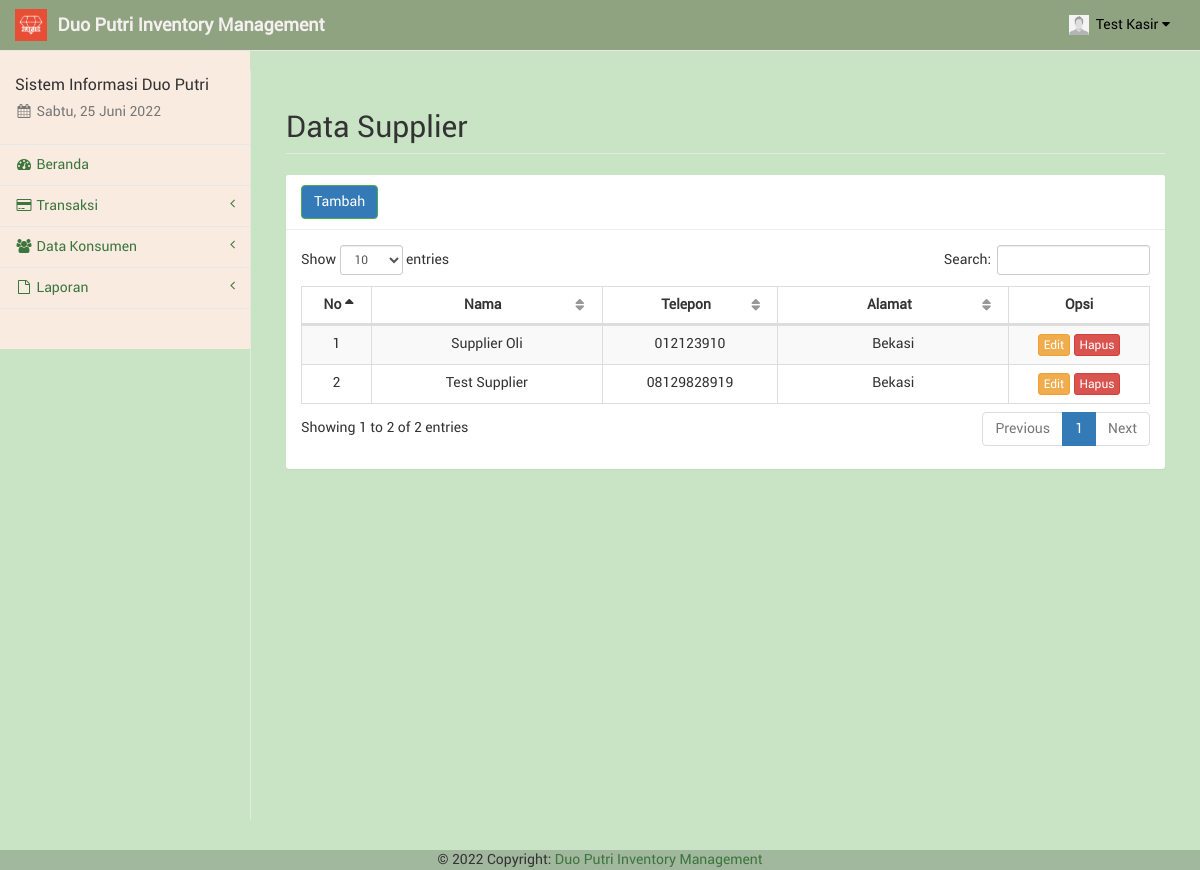
/kasir/supplier.php (signed in), run on an earlier commit of the app's database.
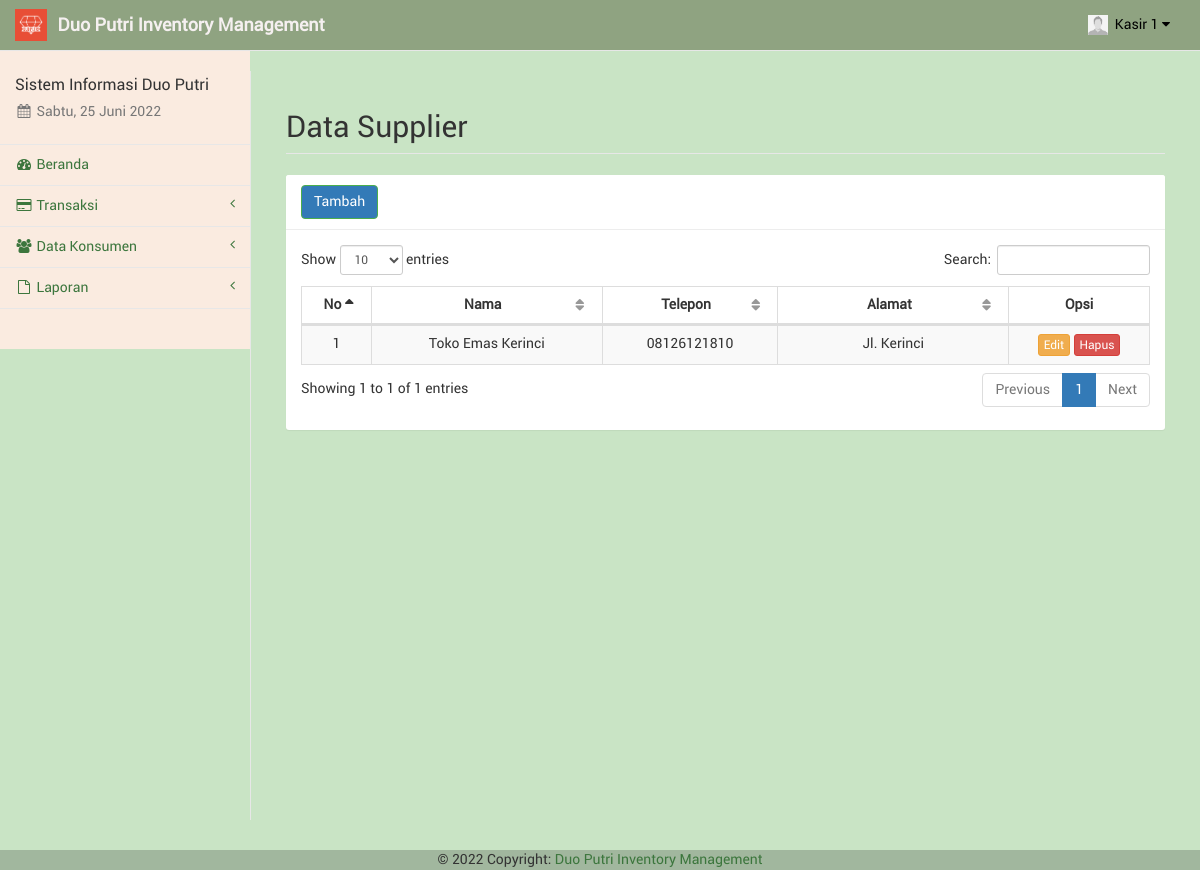
And on a later commit of the database.
### tables this page shows
CREATE TABLE `kasir` (
  `id_kasir` int(11) NOT NULL,
  `nama_kasir` varchar(50) NOT NULL,
  `telp_kasir` varchar(20) NOT NULL,
  `user_kasir` varchar(50) NOT NULL,
  `pass_kasir` varchar(100) NOT NULL,
  `foto_kasir` text NOT NULL,
  `id_adm` int(11) NOT NULL
);

CREATE TABLE `supplier` (
  `id_spl` int(11) NOT NULL,
  `nama_spl` varchar(50) NOT NULL,
  `telp_spl` varchar(20) NOT NULL,
  `alamat_spl` text NOT NULL
);

### kasir/sess_check.php (called while the page is built, shortened)
<?php
	$chk_sess = $_SESSION['kasir'];
	include("dist/config/koneksi.php");
	$sql_sess = "SELECT * FROM kasir WHERE id_kasir='". $chk_sess ."'";
	$ress_sess = mysqli_query($conn, $sql_sess);
	$row_sess = mysqli_fetch_array($ress_sess);
	$sess_kasirname = $row_sess['nama_kasir'];
	$sess_kasirfoto = $row_sess['foto_kasir'];
?>

### kasir/supplier.php (the view, shortened to what the changed rows need)
<?php
include("sess_check.php");
include("layout_top.php");
?>
<div id="page-wrapper" style="background-color: #C9E4C5;">
	<div class="container-fluid">
		<div class="row">
			<div class="col-lg-12">
				<h1 class="page-header">Data Supplier</h1>
			</div>
		</div>
		<div class="row">
			<div class="col-lg-12">
				<div class="panel panel-default">
					<div class="panel-heading">
						<a href="supplier_tambah.php" class="btn btn-success">Tambah</a>
					</div>
					<div class="panel-body">
						<table class="table table-striped table-bordered table-hover" id="tabel-data">
							<thead>
								<tr>
									<th width="1%">No</th>
									<th width="10%">Nama</th>
									<th width="5%">Telepon</th>
									<th width="10%">Alamat</th>
									<th width="5%">Opsi</th>
								</tr>
							</thead>
							<tbody>
								<?php
								$i = 1;
								$sql = "SELECT * FROM supplier ORDER BY nama_spl ASC";
								$ress = mysqli_query($conn, $sql);
								while ($data = mysqli_fetch_array($ress)) {
									echo '<tr>';
									echo '<td class="text-center">' . $i . '</td>';
									echo '<td class="text-center">' . $data['nama_spl'] . '</td>';
									echo '<td class="text-center">' . $data['telp_spl'] . '</td>';
									echo '<td class="text-center">' . $data['alamat_spl'] . '</td>';
									echo '<td class="text-center">
													  <a href="supplier_edit.php?spl=' . $data['id_spl'] . '" class="btn btn-warning btn-xs">Edit</a>'; ?>
									<a href="supplier_hapus.php?spl=<?php echo $data['id_spl']; ?>" onclick="return confirm('Apakah anda yakin akan menghapus <?php echo $data['nama_spl']; ?>?');" class="btn btn-danger btn-xs">Hapus</a></td>
								<?php
									echo '</tr>';
									$i++;
								}
								?>
							</tbody>
						</table>
					</div>
				</div>
			</div>
		</div>
	</div>
</div>
<?php
include("layout_bottom.php");
?>

### kasir/layout_top.php (shortened to what the changed rows need)
<!DOCTYPE html>
<html lang="en">
<head>
	<link href="libs/bootstrap/dist/css/bootstrap.min.css" rel="stylesheet">
	<link href="libs/metisMenu/dist/metisMenu.min.css" rel="stylesheet">
	<link href="libs/datatables-plugins/integration/bootstrap/3/dataTables.bootstrap.css" rel="stylesheet">
	<link href="libs/datatables-responsive/css/dataTables.responsive.css" rel="stylesheet">
	<link href="dist/css/sb-admin-2.css" rel="stylesheet">
	<link href="dist/css/offline-font.css" rel="stylesheet">
	<link href="dist/css/custom.css" rel="stylesheet">
	<link href="libs/font-awesome/css/font-awesome.min.css" rel="stylesheet" type="text/css">
</head>
<body style="background-color: #C9E4C5 ;">
	<div id="wrapper" style="background-color: #C9E4C5;">
		<nav class="navbar navbar-default navbar-static-top" style="background-color: #8fa381 ;" role="navigation" style="margin-bottom: 0">
			<ul class="nav navbar-top-links navbar-right">
				<li class="dropdown dropdown-right">
					<a class="dropdown-toggle" style="color: black; " data-toggle="dropdown" href="#">
						<img src="../foto/<?php echo $sess_kasirfoto; ?>" width="20px" height="20px" padding="0px">&nbsp;&nbsp;<?php echo ucfirst($sess_kasirname); ?>&nbsp;<i class="fa fa-caret-down"></i>
					</a>
				</li>
			</ul>
		</nav>

What changed in the data, as far as the page shows it:
removed supplier: nama_spl "Supplier Oli", telp_spl "012123910", alamat_spl "Bekasi"
removed supplier: nama_spl "Test Supplier", telp_spl "08129828919", alamat_spl "Bekasi"
changed kasir: nama_kasir "Test Kasir" → "Kasir 1"
added supplier: nama_spl "Toko Emas Kerinci", telp_spl "08126121810", alamat_spl "Jl. Kerinci"
Also different on the page:
text written by a page script: "Show entries Search: Showing 1 to 2 of 2 entries Previous 1 Next" → "Show entries Search: Showing 1 to 1 of 1 entries Previous 1 Next"
